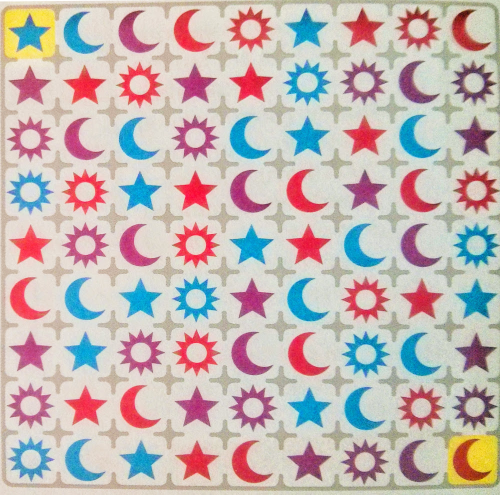
#> input picture python/problems/images/image-maze.jpg, 1000 x 989 px (shown at 1/2 size)
$ python image-maze.py   (Python 2 division)
#> lines starting #> are read from the running program, lines starting #| are printed output that depends on the picture; after the words box and inside, x2 and y2 are one past the last pixel; in counts of white or black regions, pixels touching at a corner belong together
#!/usr/bin/env python
from __future__ import division
import sys
import os
import cv2
import numpy as np
from collections import defaultdict
from scipy.spatial.distance import euclidean as distance

#--------------------------------------------------------------------------------
# computer vision utilities
#--------------------------------------------------------------------------------

def get_color_mask(image, bounds):
    ''' Given an image and a collection of color bounds, return
    a mask for that given color that is cleaned. Note, bounds can
    be a single or multiple range::

        bounds = (0, 127)
        bounds = [(0,20), (235, 255)]

    :param image: The image to get a color mask of
    :param bounds: The list of color regions or a single region
    :returns: The cleaned mask
    '''
    kernel = np.ones((7, 7), np.uint8)
    masked = np.zeros(image.shape[:2], np.uint8)
    bounds = [bounds] if isinstance(bounds, tuple) else bounds
    for lower, upper in bounds:
        region = cv2.inRange(image, (lower,  0, 50), (upper, 250, 255))
        masked = cv2.bitwise_or(region, masked)
    masked = cv2.morphologyEx(masked, cv2.MORPH_OPEN, kernel)
    masked = cv2.morphologyEx(masked, cv2.MORPH_CLOSE, kernel)
    return masked

# [14 lines left out: function get_shape_features_morph, not called in this run]

def get_shape_features(region):
    ''' Given a region of an image, convert it to its primary features
    after cleaning it up a bit.

    :param region: The region to get the moments for
    :returns: The features of the given region
    '''
    outline = np.zeros(region.shape, np.uint8)
    region  = cv2.threshold(region, 175, 255, cv2.THRESH_BINARY_INV)[1]
    contours, _ = cv2.findContours(region, cv2.RETR_EXTERNAL, cv2.CHAIN_APPROX_SIMPLE)
    contours = sorted(contours, key=cv2.contourArea, reverse=True)[0]
    cv2.drawContours(outline, [contours], -1, 255, -1)
    cv2.imshow('outline %d' % np.random.randint(1000), outline)
    moments = cv2.moments(outline)
    return cv2.HuMoments(moments)

#--------------------------------------------------------------------------------
# image dataset generators
#--------------------------------------------------------------------------------

def each_rect_point_set_of(image):
    ''' Produce a generator of each rectangle in the
    given image grid.

    :param image: The image to generate the rectangles of
    :returns: A generator of (y, x), (uy, ux), (ly, lx)
    '''
    Y, X = image.shape[:2]
    ys   = int(Y  / 9)
    xs   = int(X  / 9)

    for ix, x in enumerate(range(5, X - int(xs / 2), xs)):
        for iy, y in enumerate(range(5, Y - int(ys / 2), ys)):
            yield (iy, ix), ((y, x), (y + ys, x + xs))

def each_rect_region_of(image):
    ''' Produce a generator of each rectangle image region
    in the given image grid.

    :param image: The image to generate the rectangles of
    :returns: A generator of (y, x), region
    '''
    for index, ((y1, x1), (y2, x2)) in each_rect_point_set_of(image):
        yield index, image[y1:y2, x1:x2]

# [9 lines left out: function each_grid_center_point_of, not called in this run]

def get_color_lookup(colors):
    ''' Given a collection of color masks for an image
    maze, convert them into a grid of matching colors.

    :param colors: The color mask database to build with
    :returns: The color lookup grid
    '''
    lookup = defaultdict(str)
    for name, color in colors.items():
        for index, region in each_rect_region_of(color):
            if cv2.countNonZero(region) > (region.size * 0.10):
                lookup[index] = name
    return lookup

def get_shape_lookup(image, shapes):
    ''' Given an image and a collection of shape moments,
    convert the image maze into a grid of matching shapes.

    :param image: The image maze to convert to a grid
    :param shapes: The shape moments database to compare with
    :returns: The shape lookup grid
    '''
    lookup = defaultdict(str)
    for index, region in each_rect_region_of(image):
        moments = get_shape_features(region)
        matched = min((distance(moments, fs), name) for name, fs in shapes.items())
        lookup[index] = matched[1]
    return lookup

# [168 lines left out: functions get_start_and_finish, draw_grid_center_points, draw_grid_rectangles, print_color_lookup, print_shape_lookup, assert_grid_to_lookup_grid and 5 more, not called in this run]

#--------------------------------------------------------------------------------
# constants
#--------------------------------------------------------------------------------
# TODO get the colors dynamically with a histogram
# TODO get the maze edges and affine to correct warp
# TODO prime the rectangle generator automatically
# TODO get the matching images by clustering
#--------------------------------------------------------------------------------

filename      = sys.argv[1] if len(sys.argv) > 1 else 'images/image-maze.jpg'
image         = cv2.imread(os.path.abspath(filename))
#> image is the input picture: shape (989, 1000, 3); mean B, G, R 180.5, 182.6, 195.5
image_hsv     = cv2.cvtColor(image, cv2.COLOR_BGR2HSV)
#> image_hsv: shape (989, 1000, 3); mean H, S, V 56.8, 59.4, 210
image_blk     = cv2.cvtColor(image, cv2.COLOR_BGR2GRAY)
#draw_grid_rectangles(image)

blue_shapes   = get_color_mask(image_hsv, ( 75, 135))
#> the loop in get_color_mask, `for lower, upper in bounds:` made 1 pass
#> pass 1, in get_color_mask, `region = cv2.inRange(image, (lower,  0, 50), (upper, 250, 255))`:
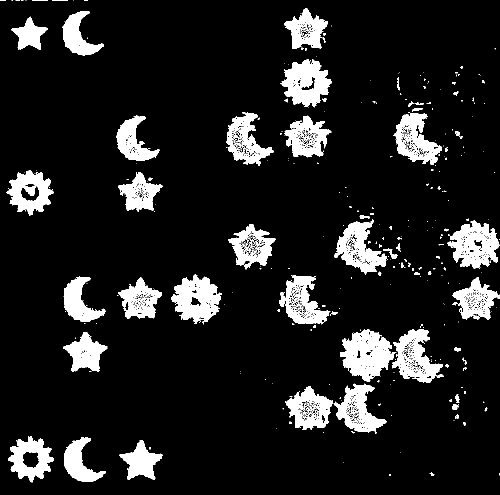
#> region: shape (989, 1000) (shown at 1/2 size); 11.4% white; 439 white regions (364 under 20 px), largest, box (x1, y1, x2, y2) and area: (680, 658, 793, 764) 6771, (560, 118, 664, 215) 5881, (342, 549, 444, 648) 5783
#> in get_color_mask, `masked = cv2.morphologyEx(masked, cv2.MORPH_OPEN, kernel)`: masked: shape (989, 1000); 8.7% white; 80 white regions, largest, box (x1, y1, x2, y2) and area: (682, 661, 787, 760) 5795, (564, 120, 661, 211) 5375, (17, 342, 105, 429) 4139
#> in get_color_mask, `masked = cv2.morphologyEx(masked, cv2.MORPH_CLOSE, kernel)`: masked: shape (989, 1000); 9.3% white; 38 white regions, largest, box (x1, y1, x2, y2) and area: (682, 661, 787, 760) 6518, (564, 120, 661, 211) 5750, (344, 554, 441, 642) 5212
purple_shapes = get_color_mask(image_hsv, (140, 171))
#> in get_color_mask (call 2), `masked = cv2.morphologyEx(masked, cv2.MORPH_OPEN, kernel)`: masked: shape (989, 1000); 6.7% white; 37 white regions, largest, box (x1, y1, x2, y2) and area: (464, 776, 546, 858) 3326, (462, 664, 537, 751) 3109, (800, 445, 875, 536) 3061
#> in get_color_mask (call 2), `masked = cv2.morphologyEx(masked, cv2.MORPH_CLOSE, kernel)`: masked: shape (989, 1000); 6.9% white; 29 white regions, largest, box (x1, y1, x2, y2) and area: (464, 776, 546, 858) 3451, (353, 238, 431, 315) 3123, (462, 664, 537, 751) 3114
red_shapes    = get_color_mask(image_hsv, [(0, 10), (175, 200)])
#> in get_color_mask (call 3), `masked = cv2.morphologyEx(masked, cv2.MORPH_OPEN, kernel)`: masked: shape (989, 1000); 10% white; 118 white regions, largest, box (x1, y1, x2, y2) and area: (238, 125, 332, 216) 4933, (129, 340, 221, 429) 4474, (458, 17, 544, 102) 4447
#> in get_color_mask (call 3), `masked = cv2.morphologyEx(masked, cv2.MORPH_CLOSE, kernel)`:
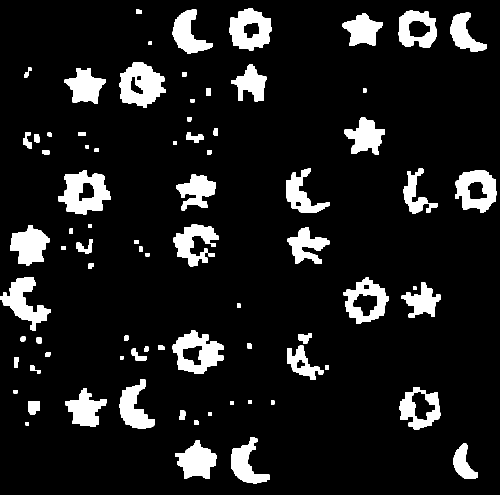
#> masked: shape (989, 1000) (shown at 1/2 size); 10.6% white; 80 white regions, largest, box (x1, y1, x2, y2) and area: (116, 340, 221, 429) 5356, (238, 125, 332, 216) 5312, (345, 661, 448, 748) 4835
colors        = { 'b': blue_shapes, 'p': purple_shapes, 'r': red_shapes }
color_grid    = get_color_lookup(colors)
#> the loop in get_color_lookup, `for name, color in colors.items():` made 3 passes
#> name on passes 1 to 3: 'b', 'p', 'r'
#> after the loop in get_color_lookup, `for name, color in colors.items():`: lookup = 81 items
#> color_grid = 81 items
#print_color_lookup(colors)

star_shape    = image_blk[120:220, 120:220]
moon_shape    = image_blk[225:325, 232:332]
planet_shape  = image_blk[120:220, 227:327]
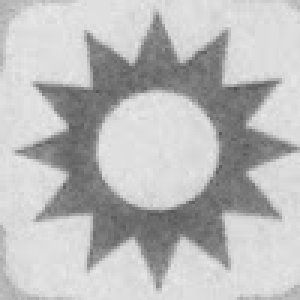
#> planet_shape: shape (100, 100) (shown 3 times larger); min 79, max 233, mean 187.2
shapes        = { 's': star_shape, 'm': moon_shape, 'p': planet_shape }
shape_moments = { name: get_shape_features(shape) for name, shape in shapes.items() }
#> in get_shape_features, `region  = cv2.threshold(region, 175, 255, cv2.THRESH_BINARY_INV)[1]`: region: shape (100, 100); 27.4% white; 10 white regions (9 under 20 px)
#> in get_shape_features, `contours, _ = cv2.findContours(region, cv2.RETR_EXTERNAL, cv2.CHAIN_AP..`: contours = 10 contours, 9 with area under 20; largest, box (x1, y1, x2, y2) and area: (7, 10, 93, 88) 2598
#> in get_shape_features, `contours = sorted(contours, key=cv2.contourArea, reverse=True)[0]`: contours = contour of 147 points, box (x1, y1, x2, y2) (7, 10, 93, 88), area 2598
#> in get_shape_features, `cv2.drawContours(outline, [contours], -1, 255, -1)`: outline: shape (100, 100); 27.3% white; 1 white region, box (x1, y1, x2, y2) and area: (7, 10, 93, 88) 2733
#> in get_shape_features, `moments = cv2.moments(outline)`: moments = moments, m00 696915, centre m10/m00, m01/m00 = (49.14, 52.72)
#> in get_shape_features (call 2), `outline = np.zeros(region.shape, np.uint8)`: outline: shape (100, 100); every value is 0
#> in get_shape_features (call 2), `region  = cv2.threshold(region, 175, 255, cv2.THRESH_BINARY_INV)[1]`: region: shape (100, 100); 28.3% white; 18 white regions (17 under 20 px)
#> in get_shape_features (call 2), `contours, _ = cv2.findContours(region, cv2.RETR_EXTERNAL, cv2.CHAIN_AP..`: contours = 18 contours, 17 with area under 20; largest, box (x1, y1, x2, y2) and area: (6, 10, 87, 95) 2660
#> in get_shape_features (call 2), `contours = sorted(contours, key=cv2.contourArea, reverse=True)[0]`: contours = contour of 155 points, box (x1, y1, x2, y2) (6, 10, 87, 95), area 2660
#> in get_shape_features (call 2), `cv2.drawContours(outline, [contours], -1, 255, -1)`:
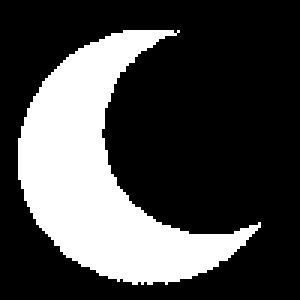
#> outline: shape (100, 100) (shown 3 times larger); 28% white; 1 white region, box (x1, y1, x2, y2) and area: (6, 10, 87, 95) 2800
#> in get_shape_features (call 2), `moments = cv2.moments(outline)`: moments = moments, m00 714000, centre m10/m00, m01/m00 = (33.58, 58.27)
#> in get_shape_features (call 3), `region  = cv2.threshold(region, 175, 255, cv2.THRESH_BINARY_INV)[1]`: region: shape (100, 100); 31.7% white; 17 white regions (16 under 20 px)
#> in get_shape_features (call 3), `contours, _ = cv2.findContours(region, cv2.RETR_EXTERNAL, cv2.CHAIN_AP..`: contours = 17 contours, 16 with area under 20; largest, box (x1, y1, x2, y2) and area: (5, 4, 100, 96) 4207
#> in get_shape_features (call 3), `contours = sorted(contours, key=cv2.contourArea, reverse=True)[0]`: contours = contour of 235 points, box (x1, y1, x2, y2) (5, 4, 100, 96), area 4207
#> in get_shape_features (call 3), `cv2.drawContours(outline, [contours], -1, 255, -1)`:
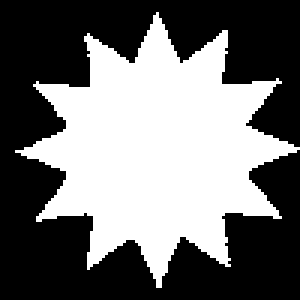
#> outline: shape (100, 100) (shown 3 times larger); 44.1% white; 1 white region, box (x1, y1, x2, y2) and area: (5, 4, 100, 96) 4410
#> in get_shape_features (call 3), `moments = cv2.moments(outline)`: moments = moments, m00 1124550, centre m10/m00, m01/m00 = (52.18, 49.42)
#> shape_moments = {'s': [0.000762, 8.57e-10, 5.52e-14, 1.59e-14, 2.63e-28, -3.18e-19, 3.91e-28], 'm': [0.00118, 3.4e-07, 6.19e-10, 1.33e-10, -3.8e-20, -7.71e-14, 5.24e-21], 'p': [0.000667, 3.24e-10, 1.59e-15, 6e-16, -1.32e-31, 7.82e-21, 5.71e-31]}
#> the loop in get_shape_lookup, `for index, region in each_rect_region_of(image):` made 1 pass
#> index on pass 1: (0, 0)
#> pass 1, in get_shape_features (call 4), `region  = cv2.threshold(region, 175, 255, cv2.THRESH_BINARY_INV)[1]`:
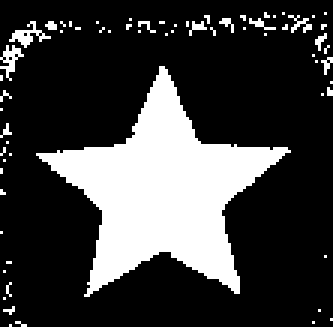
#> region: shape (109, 111) (shown 3 times larger); 24.1% white; 66 white regions (62 under 20 px), largest, box (x1, y1, x2, y2) and area: (12, 22, 97, 99) 2616, (3, 7, 17, 16) 44, (0, 15, 8, 27) 39, (96, 5, 104, 11) 20
#> pass 1, in get_shape_features (call 4), `cv2.imshow('outline %d' % np.random.randint(1000), outline)`:
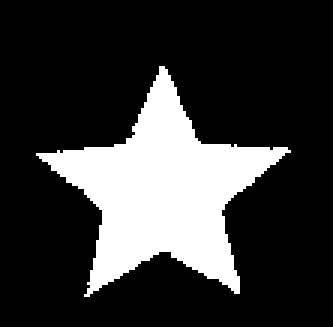
#> window 'outline 192': shape (109, 111) (shown 3 times larger); 21.6% white; 1 white region, box (x1, y1, x2, y2) and area: (12, 22, 97, 99) 2616
#> after the loop in get_shape_lookup, `for index, region in each_rect_region_of(image):`: lookup = 0 items
#> (the run stopped early here; a loop or call above may not have finished)

$ run again, with python/problems/images/large-maze.jpg copied over python/problems/images/image-maze.jpg
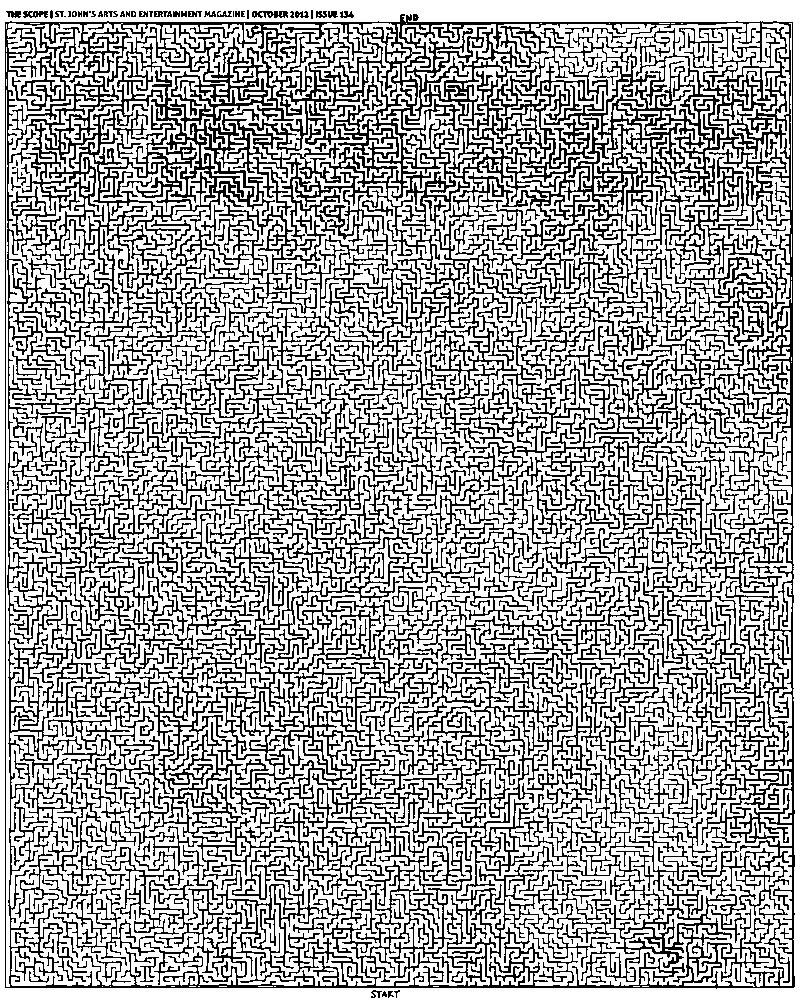
#> input picture python/problems/images/large-maze.jpg, 800 x 1002 px
#> image is the input picture: shape (1002, 800, 3); min 0, max 255, mean 167.6
#> image_hsv: shape (1002, 800, 3); mean H, S, V 0, 0, 167.6
#> the loop in get_color_lookup, `for name, color in colors.items():` made 3 passes
#> name on passes 1 to 3: 'b', 'p', 'r'
#> after the loop in get_color_lookup, `for name, color in colors.items():`: lookup = 14 items
#> in get_shape_features, `contours, _ = cv2.findContours(region, cv2.RETR_EXTERNAL, cv2.CHAIN_AP..`: contours = 28 contours, 19 with area under 20; largest, box (x1, y1, x2, y2) and area: (0, 0, 100, 100) 1791, (0, 71, 66, 100) 150, (0, 0, 43, 24) 82, (0, 86, 28, 100) 70, (88, 3, 100, 23) 69
#> in get_shape_features, `contours = sorted(contours, key=cv2.contourArea, reverse=True)[0]`: contours = contour of 884 points, box (x1, y1, x2, y2) (0, 0, 100, 100), area 1791
#> in get_shape_features, `moments = cv2.moments(outline)`: moments = moments, m00 756585, centre m10/m00, m01/m00 = (60.41, 45.66)
#> in get_shape_features (call 2), `contours, _ = cv2.findContours(region, cv2.RETR_EXTERNAL, cv2.CHAIN_AP..`: contours = 26 contours, 19 with area under 20; largest, box (x1, y1, x2, y2) and area: (0, 0, 94, 100) 616, (16, 35, 100, 100) 360, (0, 0, 36, 53) 200, (0, 59, 32, 84) 70, (45, 82, 89, 100) 64, (93, 58, 100, 97) 45, (59, 0, 73, 16) 34
#> in get_shape_features (call 3), `contours, _ = cv2.findContours(region, cv2.RETR_EXTERNAL, cv2.CHAIN_AP..`: contours = 25 contours, 11 with area under 20; largest, box (x1, y1, x2, y2) and area: (0, 0, 100, 78) 738, (54, 38, 100, 100) 444, (0, 47, 48, 96) 326, (21, 0, 81, 34) 299, (36, 47, 65, 96) 128
#> in get_shape_features (call 3), `contours = sorted(contours, key=cv2.contourArea, reverse=True)[0]`: contours = contour of 404 points, box (x1, y1, x2, y2) (0, 0, 100, 78), area 738
#> in get_shape_features (call 3), `cv2.drawContours(outline, [contours], -1, 255, -1)`:
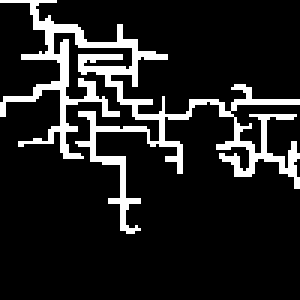
#> outline: shape (100, 100) (shown 3 times larger); 12.9% white in thin lines or dots, all inside (x1, y1, x2, y2) = (0, 0, 100, 78)
#> in get_shape_features (call 3), `moments = cv2.moments(outline)`: moments = moments, m00 329460, centre m10/m00, m01/m00 = (45.05, 35.35)
#> shape_moments = {'s': [0.00144, 8.02e-09, 1.89e-10, 8.56e-12, 1.39e-22, -5.83e-16, 3.15e-22], 'm': [0.0033, 3.94e-06, 1.21e-08, 7.2e-09, 6.71e-17, 1.39e-11, -4.65e-18], 'p': [0.00295, 3.21e-06, 6.57e-09, 2.04e-09, 7.25e-18, 3.41e-12, -1.85e-18]}
#> the loop in get_shape_lookup, `for index, region in each_rect_region_of(image):` made 1 pass
#> index on pass 1: (0, 0)
#> pass 1, in get_shape_features (call 4), `cv2.imshow('outline %d' % np.random.randint(1000), outline)`:
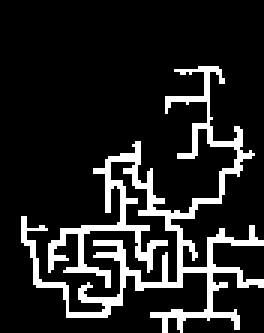
#> window 'outline 192': shape (111, 88) (shown 3 times larger); 14% white in thin lines or dots, all inside (x1, y1, x2, y2) = (7, 22, 88, 111)
#> after the loop in get_shape_lookup, `for index, region in each_rect_region_of(image):`: lookup = 0 items

$ run again, with python/problems/images/wheel-matching.jpg copied over python/problems/images/image-maze.jpg
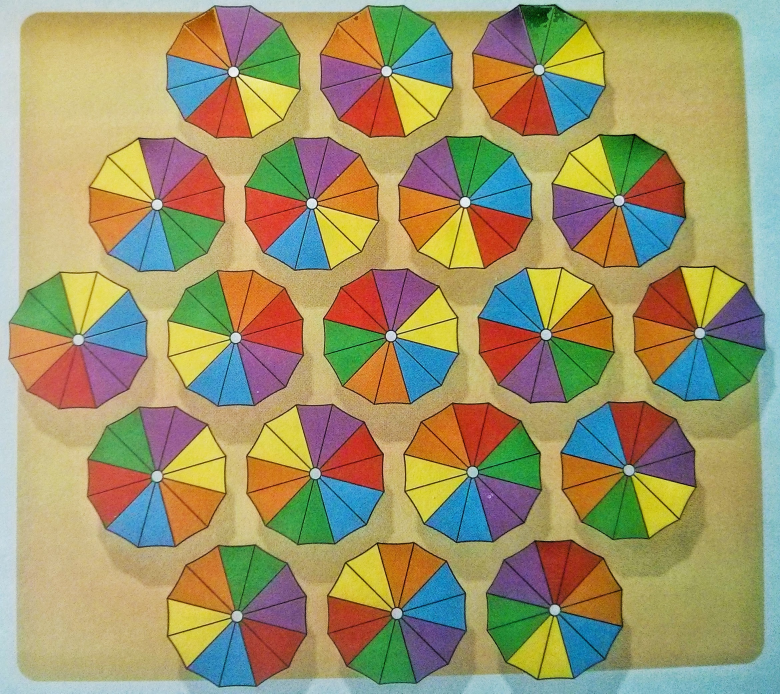
#> input picture python/problems/images/wheel-matching.jpg, 2340 x 2080 px (shown at 1/3 size)
#> image is the input picture: shape (2080, 2340, 3); mean B, G, R 106.5, 149.3, 158.6
#> image_hsv: shape (2080, 2340, 3); mean H, S, V 48.3, 132.5, 180.8
#> the loop in get_color_lookup, `for name, color in colors.items():` made 3 passes
#> name on passes 1 to 3: 'b', 'p', 'r'
#> after the loop in get_color_lookup, `for name, color in colors.items():`: lookup = 69 items
#> in get_shape_features, `contours, _ = cv2.findContours(region, cv2.RETR_EXTERNAL, cv2.CHAIN_AP..`: contours = 42 contours, all with area under 20
#> in get_shape_features, `contours = sorted(contours, key=cv2.contourArea, reverse=True)[0]`: contours = contour of 10 points, box (x1, y1, x2, y2) (39, 0, 44, 4), area 6
#> in get_shape_features, `cv2.drawContours(outline, [contours], -1, 255, -1)`:
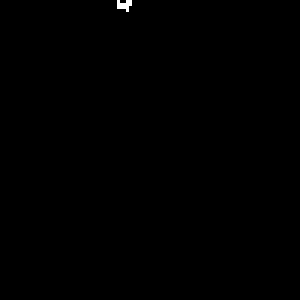
#> outline: shape (100, 100) (shown 3 times larger); 0.13% white in thin lines or dots, all inside (x1, y1, x2, y2) = (39, 0, 44, 4)
#> in get_shape_features, `moments = cv2.moments(outline)`: moments = moments, m00 3315, centre m10/m00, m01/m00 = (41, 1.23)
#> in get_shape_features (call 2), `contours, _ = cv2.findContours(region, cv2.RETR_EXTERNAL, cv2.CHAIN_AP..`: contours = 4 contours, all with area under 20
#> in get_shape_features (call 3), `contours, _ = cv2.findContours(region, cv2.RETR_EXTERNAL, cv2.CHAIN_AP..`: contours = 40 contours, all with area under 20
#> shape_moments = {'s': [0.000843, 1.35e-07, 1.27e-10, 5.6e-12, -1.13e-22, -1.48e-15, -9.82e-23], 'm': [0, 0, 0, 0, 0, 0, 0], 'p': [0.000908, 3.81e-07, 1.84e-10, 9.57e-12, 2.84e-22, 4.23e-15, -2.85e-22]}
#> the loop in get_shape_lookup, `for index, region in each_rect_region_of(image):` made 1 pass
#> index on pass 1: (0, 0)
#> pass 1, in get_shape_features (call 4), `cv2.imshow('outline %d' % np.random.randint(1000), outline)`:
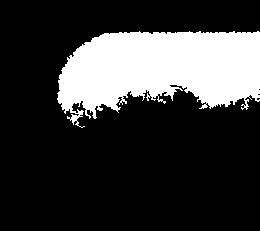
#> window 'outline 192': shape (231, 260); 22.2% white; 1 white region, box (x1, y1, x2, y2) and area: (57, 31, 260, 128) 13332
#> after the loop in get_shape_lookup, `for index, region in each_rect_region_of(image):`: lookup = 0 items
